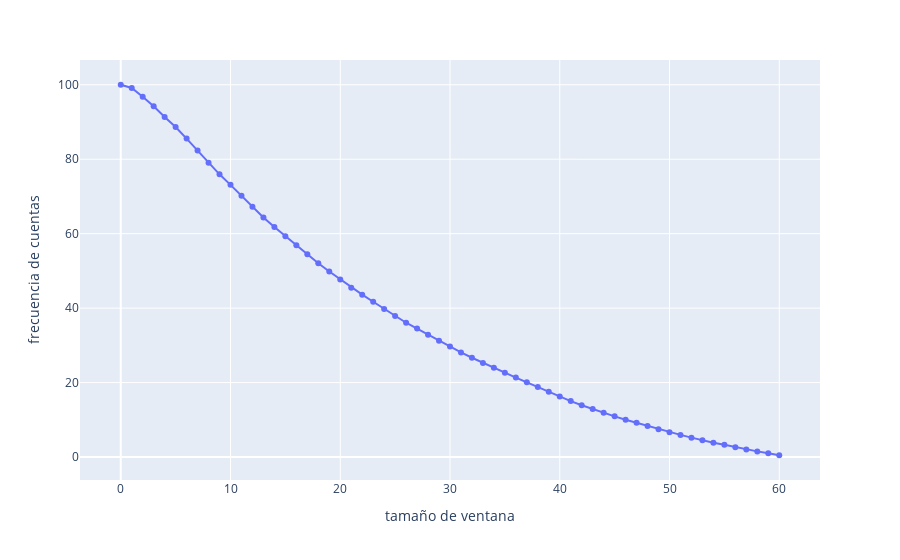

Notebook code for this chart:
### Code cell
fig = px.scatter(df,
                 x='tamaño de ventana',
                 y='frecuencia de cuentas')
fig.add_trace(px.line(df,
                      x='tamaño de ventana',
                      y='frecuencia de cuentas').data[0])
fig.show()

### Figure 1 — Plotly figure (JSON) as saved in the notebook; plotly's stock layout.template omitted (floating-point values rounded to 4 significant figures)
{"data": [{"hovertemplate": "tamaño de ventana=%{x}<br>frecuencia de cuentas=%{y}<extra></extra>", "legendgroup": "", "marker": {"color": "#636efa", "symbol": "circle"}, "mode": "markers", "name": "", "orientation": "v", "showlegend": false, "type": "scatter", "x": [0, 1, 2, 3, 4, 5, 6, 7, 8, 9, 10, 11, 12, 13, 14, 15, 16, 17, 18, 19, 20, 21, 22, 23, 24, 25, 26, 27, 28, 29, 30, 31, 32, 33, 34, 35, 36, 37, 38, 39, 40, 41, 42, 43, 44, 45, 46, 47, 48, 49, 50, 51, 52, 53, 54, 55, 56, 57, 58, 59, 60], "xaxis": "x", "y": [100, 99.13, 96.77, 94.24, 91.33, 88.66, 85.53, 82.36, 79.03, 75.94, 73.11, 70.18, 67.23, 64.33, 61.78, 59.32, 56.89, 54.47, 52.05, 49.82, 47.69, 45.5, 43.61, 41.71, 39.79, 37.88, 36.07, 34.51, 32.87, 31.22, 29.66, 28.09, 26.67, 25.27, 24, 22.67, 21.35, 20.07, 18.8, 17.57, 16.26, 15.03, 13.92, 12.89, 11.89, 10.93, 10.03, 9.2, 8.34, 7.44, 6.68, 5.95, 5.21, 4.49, 3.86, 3.3, 2.65, 2.04, 1.52, 0.99, 0.48], "yaxis": "y"}, {"hovertemplate": "tamaño de ventana=%{x}<br>frecuencia de cuentas=%{y}<extra></extra>", "legendgroup": "", "line": {"color": "#636efa", "dash": "solid"}, "marker": {"symbol": "circle"}, "mode": "lines", "name": "", "orientation": "v", "showlegend": false, "type": "scatter", "x": [0, 1, 2, 3, 4, 5, 6, 7, 8, 9, 10, 11, 12, 13, 14, 15, 16, 17, 18, 19, 20, 21, 22, 23, 24, 25, 26, 27, 28, 29, 30, 31, 32, 33, 34, 35, 36, 37, 38, 39, 40, 41, 42, 43, 44, 45, 46, 47, 48, 49, 50, 51, 52, 53, 54, 55, 56, 57, 58, 59, 60], "xaxis": "x", "y": [100, 99.13, 96.77, 94.24, 91.33, 88.66, 85.53, 82.36, 79.03, 75.94, 73.11, 70.18, 67.23, 64.33, 61.78, 59.32, 56.89, 54.47, 52.05, 49.82, 47.69, 45.5, 43.61, 41.71, 39.79, 37.88, 36.07, 34.51, 32.87, 31.22, 29.66, 28.09, 26.67, 25.27, 24, 22.67, 21.35, 20.07, 18.8, 17.57, 16.26, 15.03, 13.92, 12.89, 11.89, 10.93, 10.03, 9.2, 8.34, 7.44, 6.68, 5.95, 5.21, 4.49, 3.86, 3.3, 2.65, 2.04, 1.52, 0.99, 0.48], "yaxis": "y"}], "layout": {"legend": {"tracegroupgap": 0}, "margin": {"t": 60}, "xaxis": {"anchor": "y", "domain": [0, 1], "title": {"text": "tamaño de ventana"}}, "yaxis": {"anchor": "x", "domain": [0, 1], "title": {"text": "frecuencia de cuentas"}}}}
